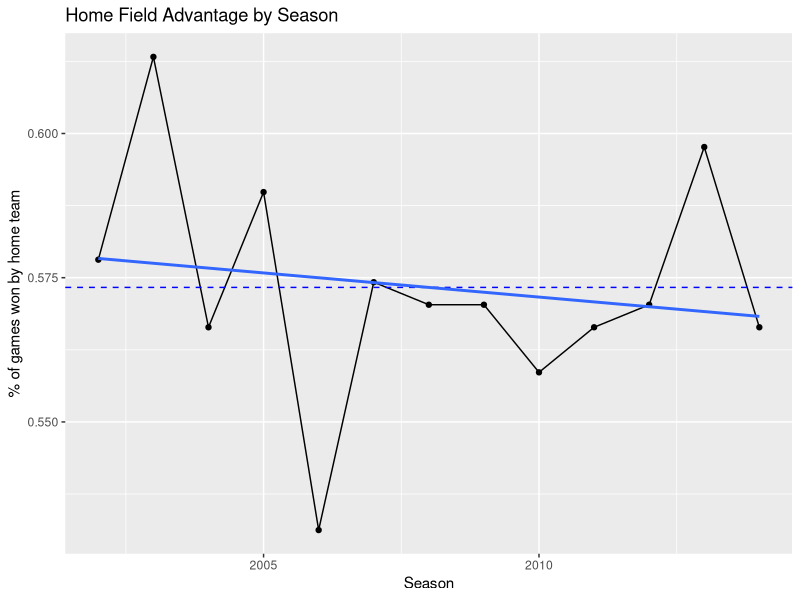
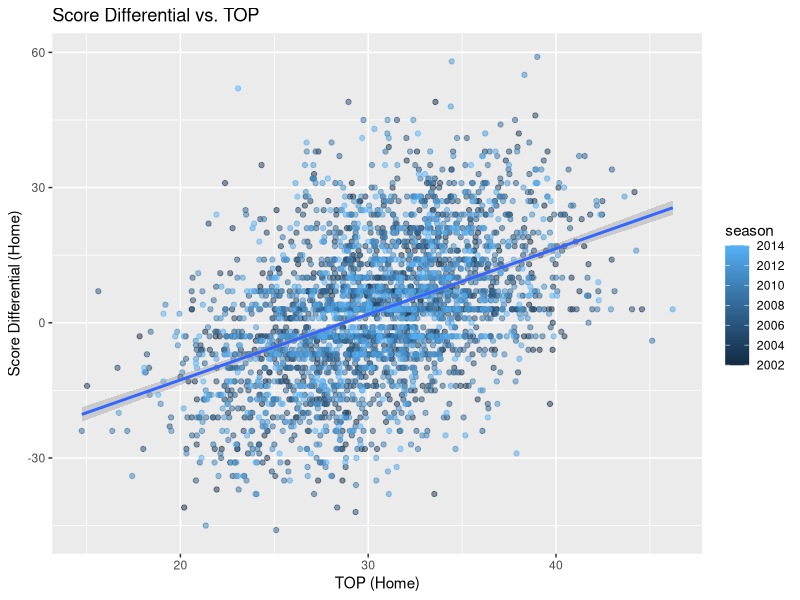
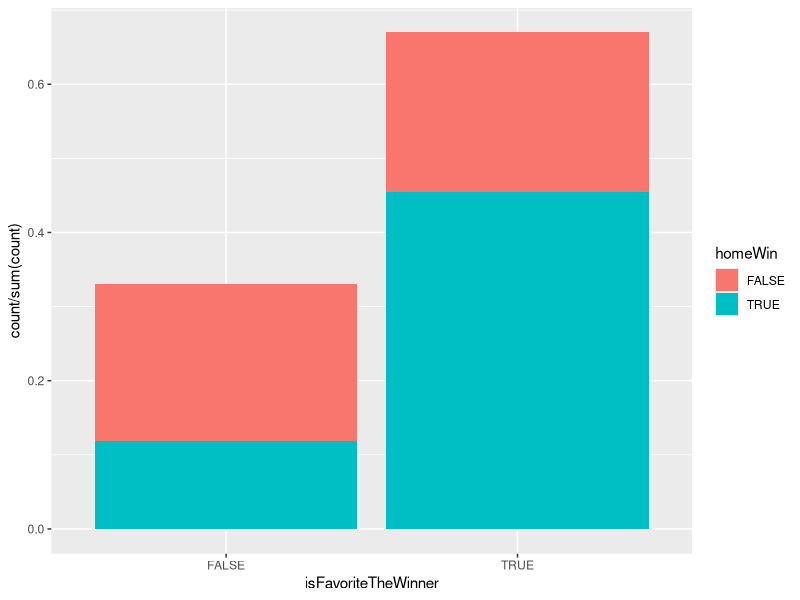
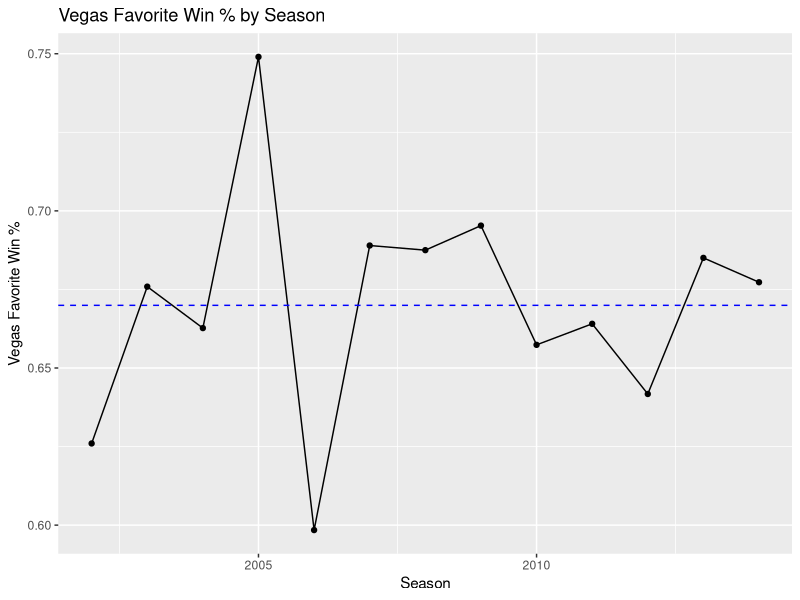
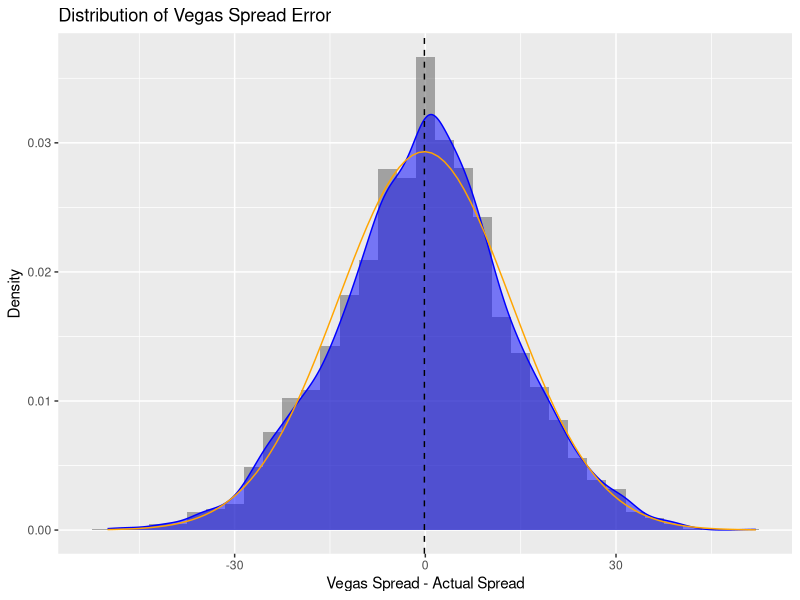
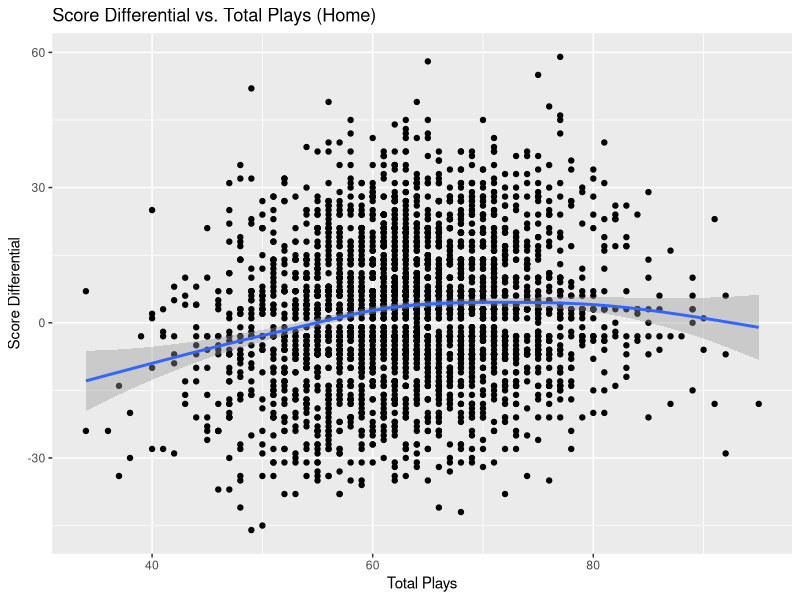
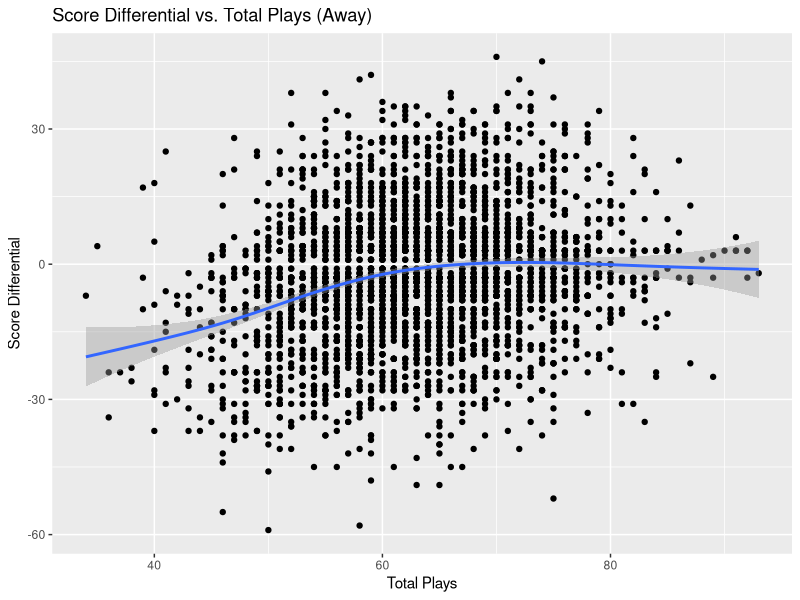
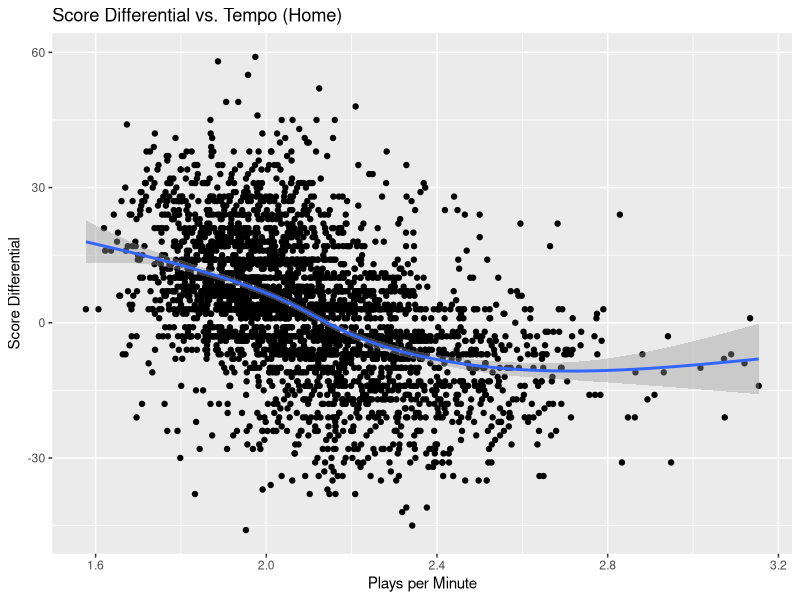

Source code (R) for these figures, in order:
## ---- chunk 1
knitr::opts_chunk$set(echo = TRUE)
## ---- chunk 2
library(tidyverse)

scores <- read_csv("scoresFull.csv")

scores_df <- scores %>%
  filter(week %in% as.character(1:17)) %>%  # Regular season only
  discard(is.character) %>%
  mutate(awayWin = (AFinal > HFinal),
         homeWin = (HFinal > AFinal),
         awayYPC = awayRushYds / awayRushAtt,
         homeYPC = homeRushYds / homeRushAtt,
         awayYPA = awayPassYds / awayPassAtt,
         homeYPA = homePassYds / homePassAtt,
         awayTPP = Aturnovers / AtotalPlays,
         homeTPP = Hturnovers / HtotalPlays,
         away3rdPct = away3rdConv / away3rdAtt,
         home3rdPct = home3rdConv / home3rdAtt,
         awayPenPerPlay = awayNumPen / AtotalPlays,
         homePenPerPlay = homeNumPen / HtotalPlays,
         homePlaysPerMinute = HtotalPlays / homeTOP,
         awayPlaysPerMinute = AtotalPlays / awayTOP,
         isFavoriteTheWinner = (homeSpread > 0 & homeWin) | (homeSpread < 0 & !homeWin),
         spread_diff = homeSpread - HminusAScore)
# Maybe add some differential metrics
## ---- chunk 3
scores_df %>%
  select(homeWin, season) %>%
  group_by(season, homeWin) %>%
  summarize(value = n()) %>%
  mutate(value = value / sum(value)) %>%
  filter(homeWin == TRUE) %>%
  ggplot(aes(x = season, y = value)) +
  #geom_bar(stat = "identity") +
  geom_line() +
  geom_point() +
  geom_hline(aes(yintercept = mean(value)), color = "blue", linetype = "dashed") +
  geom_smooth(method = lm, se = FALSE) +
  labs(x = "Season", y = "% of games won by home team", title = "Home Field Advantage by Season")
  # Text positioning: https://stackoverflow.com/a/12019601
  #  geom_text(aes(label=round(value, 3)), position=position_dodge(width=0.9), vjust=-0.25)
## ---- chunk 4
ggplot(scores_df, aes(x = homeTOP, y = HminusAScore)) +
  geom_point(aes(color = season), alpha = 0.5) +
  geom_smooth(method = lm) +
  labs(title = "Score Differential vs. TOP", x = "TOP (Home)", y = "Score Differential (Home)")
## ---- chunk 5
# Remove pick-em games
scores_df %>%
  filter(homeSpread != 0) %>%
  ggplot(aes(x = isFavoriteTheWinner)) +
  geom_bar(aes(y = stat(count / sum(count)), fill = homeWin)) # Proportion from https://ggplot2.tidyverse.org/reference/stat.html

scores_df %>%
  filter(homeSpread != 0) %>%
  select(season, isFavoriteTheWinner) %>%
  group_by(season) %>%
  summarize(vegasCorrectPct = sum(isFavoriteTheWinner) / n()) %>%
  ggplot(aes(x = season, y = vegasCorrectPct)) + 
  geom_line() +
  geom_point() +
  geom_hline(aes(yintercept = mean(vegasCorrectPct)), color = "blue", linetype="dashed") +
  labs(title = "Vegas Favorite Win % by Season", x = "Season", y = "Vegas Favorite Win %")
## ---- chunk 6
# RMSE of predicted spread vs. actual
scores_df %>%
  group_by(season) %>%
  summarise(spread_rmse = sqrt(mean(spread_diff^2)))

# Histogram of predicted spread - actual
ggplot(scores_df, aes(x = spread_diff)) +
  geom_histogram(binwidth = 3, aes(y = stat(density)), alpha = 0.5) +
  geom_density(kernel = "gaussian", fill = "blue", alpha = 0.5, color = "blue") +
  # Referenced code: https://stackoverflow.com/a/13609916
  stat_function(fun = dnorm, args = list(mean = mean(scores_df$spread_diff), sd = sd(scores_df$spread_diff)), color = "orange") +
  geom_vline(aes(xintercept = mean(spread_diff)), linetype = "dashed") +
  labs(title = "Distribution of Vegas Spread Error", x = "Vegas Spread - Actual Spread", y = "Density")
## ---- chunk 7
# Total plays
scores_df %>%
  ggplot(aes(x = HtotalPlays, y = HminusAScore)) +
  geom_point() +
  geom_smooth() +
  labs(title = "Score Differential vs. Total Plays (Home)", x = "Total Plays", y = "Score Differential")

scores_df %>%
  ggplot(aes(x = AtotalPlays, y = -HminusAScore)) +
  geom_point() +
  geom_smooth() +
  labs(title = "Score Differential vs. Total Plays (Away)", x = "Total Plays", y = "Score Differential")

# Plays per minute
scores_df %>%
  ggplot(aes(x = homePlaysPerMinute, y = HminusAScore)) +
  geom_point() +
  geom_smooth() +
  labs(title = "Score Differential vs. Tempo (Home)", x = "Plays per Minute", y = "Score Differential")

scores_df %>%
  ggplot(aes(x = awayPlaysPerMinute, y = -HminusAScore)) +
  geom_point() +
  geom_smooth() +
  labs(title = "Score Differential vs. Tempo (Away)", x = "Plays per Minute", y = "Score Differential")
## ---- chunk 8
scores_df %>%
  ggplot(aes(x = homeYPC, y = homeYPA, color = homeWin)) +
  geom_point(alpha = 0.3) +
  geom_smooth(method = lm)

scores_df %>%
  ggplot(aes(x = awayYPC, y = awayYPA, color = awayWin)) +
  geom_point(alpha = 0.3) +
  geom_smooth(method = lm)

scores_df %>%
  ggplot(aes(x = homeYPA, color = homeWin, fill = homeWin)) +
  geom_density(alpha = 0.5) +
  labs(title = "Distribution of Yards per Passing Attempt (Home)", x = "Yards Per Attempt", y = "Density")

scores_df %>%
  ggplot(aes(x = awayYPA, color = awayWin, fill = awayWin)) +
  geom_density(alpha = 0.5) +
  labs(title = "Distribution of Yards per Passing Attempt (Away)", x = "Yards Per Attempt", y = "Density")

scores_df %>%
  ggplot(aes(x = homeYPC, color = homeWin, fill = homeWin)) +
  geom_density(alpha = 0.5) +
  labs(title = "Distribution of Yards per Carry (Home)", x = "Yards Per Carry", y = "Density")

scores_df %>%
  ggplot(aes(x = awayYPC, color = awayWin, fill = awayWin)) +
  geom_density(alpha = 0.5) +
  labs(title = "Distribution of Yards per Carry (Away)", x = "Yards Per Carry", y = "Density")
## ---- chunk 9
scores_df %>%
  mutate(avgRushYds = (homeRushYds + awayRushYds) / 2,
         avgPassYds = (homePassYds + awayPassYds) / 2) %>%
  group_by(season) %>%
  summarize(avgRushYds = mean(avgRushYds), avgPassYds = mean(avgPassYds)) %>%
  pivot_longer(2:3, names_to = "type", values_to = "value") %>%
  ggplot(aes(x = season, y = value, fill = type)) +
  geom_bar(stat = "identity") +
  labs(title = "Average Yards Gained by Season", x = "Season", y = "Average Yards Gained")
## ---- chunk 10
(principal_components <- prcomp(select(scores_df, homeTOP, homeYPC, homeYPA, awayYPC, awayYPA, HtotalPlays, AtotalPlays) , scale = TRUE))
biplot(principal_components, xlabs = rep(".", nrow(scores_df)), cex = 1.5)
